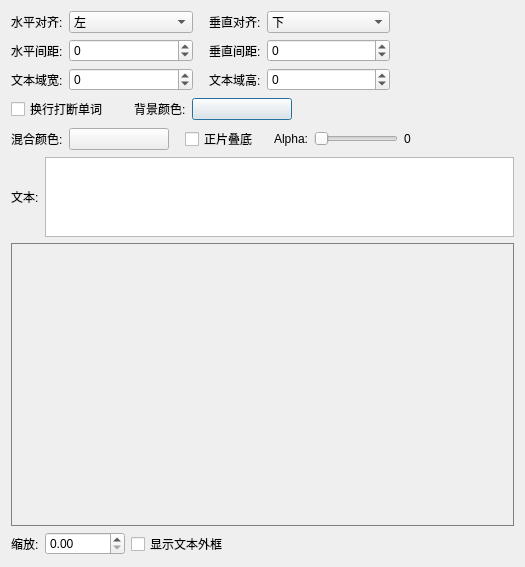
<?xml version="1.0" encoding="UTF-8"?>
<ui version="4.0">
 <class>DlgPreview</class>
 <widget class="QDialog" name="DlgPreview">
  <property name="geometry">
   <rect>
    <x>0</x>
    <y>0</y>
    <width>525</width>
    <height>567</height>
   </rect>
  </property>
  <property name="windowTitle">
   <string>预览</string>
  </property>
  <layout class="QVBoxLayout" name="verticalLayout">
   <item>
    <layout class="QHBoxLayout" name="horizontalLayout_2">
     <item>
      <widget class="QLabel" name="lab_align_h">
       <property name="text">
        <string>水平对齐:</string>
       </property>
      </widget>
     </item>
     <item>
      <widget class="QComboBox" name="cob_align_h">
       <property name="sizePolicy">
        <sizepolicy hsizetype="Expanding" vsizetype="Fixed">
         <horstretch>0</horstretch>
         <verstretch>0</verstretch>
        </sizepolicy>
       </property>
       <property name="currentIndex">
        <number>0</number>
       </property>
       <item>
        <property name="text">
         <string>左</string>
        </property>
       </item>
       <item>
        <property name="text">
         <string>中</string>
        </property>
       </item>
       <item>
        <property name="text">
         <string>右</string>
        </property>
       </item>
      </widget>
     </item>
     <item>
      <spacer name="horizontalSpacer">
       <property name="orientation">
        <enum>Qt::Orientation::Horizontal</enum>
       </property>
       <property name="sizeType">
        <enum>QSizePolicy::Policy::Fixed</enum>
       </property>
       <property name="sizeHint" stdset="0">
        <size>
         <width>10</width>
         <height>20</height>
        </size>
       </property>
      </spacer>
     </item>
     <item>
      <widget class="QLabel" name="lab_align_v">
       <property name="text">
        <string>垂直对齐:</string>
       </property>
      </widget>
     </item>
     <item>
      <widget class="QComboBox" name="cob_align_v">
       <property name="sizePolicy">
        <sizepolicy hsizetype="Expanding" vsizetype="Fixed">
         <horstretch>0</horstretch>
         <verstretch>0</verstretch>
        </sizepolicy>
       </property>
       <property name="currentText">
        <string>下</string>
       </property>
       <property name="currentIndex">
        <number>2</number>
       </property>
       <item>
        <property name="text">
         <string>上</string>
        </property>
       </item>
       <item>
        <property name="text">
         <string>中</string>
        </property>
       </item>
       <item>
        <property name="text">
         <string>下</string>
        </property>
       </item>
      </widget>
     </item>
     <item>
      <spacer name="horizontalSpacer_3">
       <property name="orientation">
        <enum>Qt::Orientation::Horizontal</enum>
       </property>
       <property name="sizeHint" stdset="0">
        <size>
         <width>40</width>
         <height>20</height>
        </size>
       </property>
      </spacer>
     </item>
    </layout>
   </item>
   <item>
    <layout class="QHBoxLayout" name="horizontalLayout_4">
     <item>
      <widget class="QLabel" name="lab_spacing_h">
       <property name="text">
        <string>水平间距:</string>
       </property>
      </widget>
     </item>
     <item>
      <widget class="QSpinBox" name="spb_spacing_h">
       <property name="sizePolicy">
        <sizepolicy hsizetype="Expanding" vsizetype="Fixed">
         <horstretch>0</horstretch>
         <verstretch>0</verstretch>
        </sizepolicy>
       </property>
       <property name="minimum">
        <number>-1</number>
       </property>
       <property name="maximum">
        <number>100</number>
       </property>
      </widget>
     </item>
     <item>
      <spacer name="horizontalSpacer_5">
       <property name="orientation">
        <enum>Qt::Orientation::Horizontal</enum>
       </property>
       <property name="sizeType">
        <enum>QSizePolicy::Policy::Fixed</enum>
       </property>
       <property name="sizeHint" stdset="0">
        <size>
         <width>10</width>
         <height>20</height>
        </size>
       </property>
      </spacer>
     </item>
     <item>
      <widget class="QLabel" name="lab_spacing_v">
       <property name="text">
        <string>垂直间距:</string>
       </property>
      </widget>
     </item>
     <item>
      <widget class="QSpinBox" name="spb_spacing_v">
       <property name="sizePolicy">
        <sizepolicy hsizetype="Expanding" vsizetype="Fixed">
         <horstretch>0</horstretch>
         <verstretch>0</verstretch>
        </sizepolicy>
       </property>
       <property name="minimum">
        <number>-1</number>
       </property>
       <property name="maximum">
        <number>100</number>
       </property>
      </widget>
     </item>
     <item>
      <spacer name="horizontalSpacer_6">
       <property name="orientation">
        <enum>Qt::Orientation::Horizontal</enum>
       </property>
       <property name="sizeHint" stdset="0">
        <size>
         <width>40</width>
         <height>20</height>
        </size>
       </property>
      </spacer>
     </item>
    </layout>
   </item>
   <item>
    <layout class="QHBoxLayout" name="horizontalLayout_3">
     <item>
      <widget class="QLabel" name="lab_box_w">
       <property name="text">
        <string>文本域宽:</string>
       </property>
      </widget>
     </item>
     <item>
      <widget class="QSpinBox" name="spb_area_w">
       <property name="sizePolicy">
        <sizepolicy hsizetype="Expanding" vsizetype="Fixed">
         <horstretch>0</horstretch>
         <verstretch>0</verstretch>
        </sizepolicy>
       </property>
       <property name="minimum">
        <number>-1</number>
       </property>
       <property name="maximum">
        <number>999</number>
       </property>
       <property name="value">
        <number>0</number>
       </property>
      </widget>
     </item>
     <item>
      <spacer name="horizontalSpacer_2">
       <property name="orientation">
        <enum>Qt::Orientation::Horizontal</enum>
       </property>
       <property name="sizeType">
        <enum>QSizePolicy::Policy::Fixed</enum>
       </property>
       <property name="sizeHint" stdset="0">
        <size>
         <width>10</width>
         <height>20</height>
        </size>
       </property>
      </spacer>
     </item>
     <item>
      <widget class="QLabel" name="lab_box_h">
       <property name="text">
        <string>文本域高:</string>
       </property>
      </widget>
     </item>
     <item>
      <widget class="QSpinBox" name="spb_area_h">
       <property name="sizePolicy">
        <sizepolicy hsizetype="Expanding" vsizetype="Fixed">
         <horstretch>0</horstretch>
         <verstretch>0</verstretch>
        </sizepolicy>
       </property>
       <property name="minimum">
        <number>-1</number>
       </property>
       <property name="maximum">
        <number>999</number>
       </property>
      </widget>
     </item>
     <item>
      <spacer name="horizontalSpacer_4">
       <property name="orientation">
        <enum>Qt::Orientation::Horizontal</enum>
       </property>
       <property name="sizeHint" stdset="0">
        <size>
         <width>40</width>
         <height>20</height>
        </size>
       </property>
      </spacer>
     </item>
    </layout>
   </item>
   <item>
    <layout class="QHBoxLayout" name="horizontalLayout_6">
     <property name="bottomMargin">
      <number>0</number>
     </property>
     <item>
      <widget class="QCheckBox" name="chk_breakword">
       <property name="text">
        <string>换行打断单词</string>
       </property>
      </widget>
     </item>
     <item>
      <spacer name="horizontalSpacer_9">
       <property name="orientation">
        <enum>Qt::Orientation::Horizontal</enum>
       </property>
       <property name="sizeType">
        <enum>QSizePolicy::Policy::Preferred</enum>
       </property>
       <property name="sizeHint" stdset="0">
        <size>
         <width>20</width>
         <height>20</height>
        </size>
       </property>
      </spacer>
     </item>
     <item>
      <widget class="QLabel" name="lab_background">
       <property name="text">
        <string>背景颜色:</string>
       </property>
      </widget>
     </item>
     <item>
      <widget class="ColorButton" name="btn_background">
       <property name="sizePolicy">
        <sizepolicy hsizetype="Expanding" vsizetype="Fixed">
         <horstretch>0</horstretch>
         <verstretch>0</verstretch>
        </sizepolicy>
       </property>
       <property name="minimumSize">
        <size>
         <width>60</width>
         <height>0</height>
        </size>
       </property>
       <property name="maximumSize">
        <size>
         <width>100</width>
         <height>16777215</height>
        </size>
       </property>
       <property name="text">
        <string notr="true"/>
       </property>
      </widget>
     </item>
     <item>
      <spacer name="horizontalSpacer_8">
       <property name="orientation">
        <enum>Qt::Orientation::Horizontal</enum>
       </property>
       <property name="sizeHint" stdset="0">
        <size>
         <width>40</width>
         <height>20</height>
        </size>
       </property>
      </spacer>
     </item>
    </layout>
   </item>
   <item>
    <layout class="QHBoxLayout" name="horizontalLayout">
     <property name="bottomMargin">
      <number>0</number>
     </property>
     <item>
      <widget class="QLabel" name="label">
       <property name="text">
        <string>混合颜色:</string>
       </property>
      </widget>
     </item>
     <item>
      <widget class="ColorButton" name="btn_mix_color">
       <property name="sizePolicy">
        <sizepolicy hsizetype="Expanding" vsizetype="Fixed">
         <horstretch>0</horstretch>
         <verstretch>0</verstretch>
        </sizepolicy>
       </property>
       <property name="maximumSize">
        <size>
         <width>100</width>
         <height>16777215</height>
        </size>
       </property>
       <property name="text">
        <string/>
       </property>
      </widget>
     </item>
     <item>
      <spacer name="horizontalSpacer_12">
       <property name="orientation">
        <enum>Qt::Orientation::Horizontal</enum>
       </property>
       <property name="sizeType">
        <enum>QSizePolicy::Policy::Preferred</enum>
       </property>
       <property name="sizeHint" stdset="0">
        <size>
         <width>10</width>
         <height>20</height>
        </size>
       </property>
      </spacer>
     </item>
     <item>
      <widget class="QCheckBox" name="chk_multiply">
       <property name="text">
        <string>正片叠底</string>
       </property>
      </widget>
     </item>
     <item>
      <spacer name="horizontalSpacer_11">
       <property name="orientation">
        <enum>Qt::Orientation::Horizontal</enum>
       </property>
       <property name="sizeType">
        <enum>QSizePolicy::Policy::Preferred</enum>
       </property>
       <property name="sizeHint" stdset="0">
        <size>
         <width>10</width>
         <height>20</height>
        </size>
       </property>
      </spacer>
     </item>
     <item>
      <widget class="QLabel" name="label_2">
       <property name="text">
        <string notr="true">Alpha:</string>
       </property>
      </widget>
     </item>
     <item>
      <widget class="QSlider" name="sld_alpha">
       <property name="sizePolicy">
        <sizepolicy hsizetype="Preferred" vsizetype="Fixed">
         <horstretch>0</horstretch>
         <verstretch>0</verstretch>
        </sizepolicy>
       </property>
       <property name="maximum">
        <number>255</number>
       </property>
       <property name="orientation">
        <enum>Qt::Orientation::Horizontal</enum>
       </property>
      </widget>
     </item>
     <item>
      <widget class="QLabel" name="lab_alpha">
       <property name="minimumSize">
        <size>
         <width>0</width>
         <height>0</height>
        </size>
       </property>
       <property name="text">
        <string notr="true">0</string>
       </property>
      </widget>
     </item>
     <item>
      <spacer name="horizontalSpacer_10">
       <property name="orientation">
        <enum>Qt::Orientation::Horizontal</enum>
       </property>
       <property name="sizeType">
        <enum>QSizePolicy::Policy::Expanding</enum>
       </property>
       <property name="sizeHint" stdset="0">
        <size>
         <width>10</width>
         <height>20</height>
        </size>
       </property>
      </spacer>
     </item>
    </layout>
   </item>
   <item>
    <layout class="QHBoxLayout" name="horizontalLayout_7">
     <property name="bottomMargin">
      <number>0</number>
     </property>
     <item>
      <widget class="QLabel" name="lab_text">
       <property name="text">
        <string>文本:</string>
       </property>
      </widget>
     </item>
     <item>
      <widget class="QPlainTextEdit" name="edt_text">
       <property name="sizePolicy">
        <sizepolicy hsizetype="Expanding" vsizetype="Preferred">
         <horstretch>0</horstretch>
         <verstretch>0</verstretch>
        </sizepolicy>
       </property>
       <property name="maximumSize">
        <size>
         <width>16777215</width>
         <height>80</height>
        </size>
       </property>
      </widget>
     </item>
    </layout>
   </item>
   <item>
    <widget class="PreviewWidget" name="widget" native="true">
     <property name="sizePolicy">
      <sizepolicy hsizetype="Preferred" vsizetype="Expanding">
       <horstretch>0</horstretch>
       <verstretch>0</verstretch>
      </sizepolicy>
     </property>
     <property name="styleSheet">
      <string notr="true">border:1px solid gray;</string>
     </property>
    </widget>
   </item>
   <item>
    <layout class="QHBoxLayout" name="horizontalLayout_5">
     <property name="bottomMargin">
      <number>0</number>
     </property>
     <item>
      <widget class="QLabel" name="lab_scale">
       <property name="text">
        <string>缩放:</string>
       </property>
      </widget>
     </item>
     <item>
      <widget class="QDoubleSpinBox" name="spb_scale">
       <property name="minimumSize">
        <size>
         <width>80</width>
         <height>0</height>
        </size>
       </property>
      </widget>
     </item>
     <item>
      <widget class="QCheckBox" name="chk_textbox">
       <property name="text">
        <string>显示文本外框</string>
       </property>
      </widget>
     </item>
     <item>
      <spacer name="horizontalSpacer_7">
       <property name="orientation">
        <enum>Qt::Orientation::Horizontal</enum>
       </property>
       <property name="sizeHint" stdset="0">
        <size>
         <width>40</width>
         <height>20</height>
        </size>
       </property>
      </spacer>
     </item>
    </layout>
   </item>
  </layout>
 </widget>
 <customwidgets>
  <customwidget>
   <class>ColorButton</class>
   <extends>QPushButton</extends>
   <header location="global">control/color_button.h</header>
  </customwidget>
  <customwidget>
   <class>PreviewWidget</class>
   <extends>QWidget</extends>
   <header location="global">dialog/dlg_preview.h</header>
   <container>1</container>
  </customwidget>
 </customwidgets>
 <resources/>
 <connections/>
</ui>
